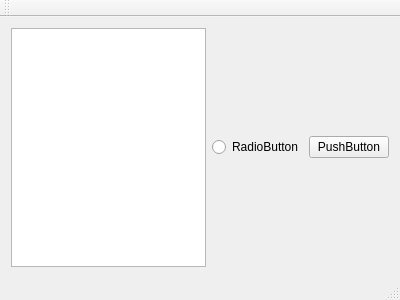
<?xml version="1.0" encoding="UTF-8"?>
<ui version="4.0">
 <class>MainWindow</class>
 <widget class="QMainWindow" name="MainWindow">
  <property name="geometry">
   <rect>
    <x>0</x>
    <y>0</y>
    <width>400</width>
    <height>300</height>
   </rect>
  </property>
  <property name="windowTitle">
   <string>MainWindow</string>
  </property>
  <widget class="QWidget" name="centralWidget">
   <layout class="QHBoxLayout" name="horizontalLayout_2">
    <item>
     <layout class="QHBoxLayout" name="horizontalLayout">
      <item>
       <widget class="QTextEdit" name="textEdit"/>
      </item>
      <item>
       <widget class="QRadioButton" name="radioButton">
        <property name="text">
         <string>RadioButton</string>
        </property>
       </widget>
      </item>
      <item>
       <widget class="QPushButton" name="pushButton">
        <property name="text">
         <string>PushButton</string>
        </property>
       </widget>
      </item>
     </layout>
    </item>
   </layout>
  </widget>
  <widget class="QMenuBar" name="menuBar">
   <property name="geometry">
    <rect>
     <x>0</x>
     <y>0</y>
     <width>400</width>
     <height>20</height>
    </rect>
   </property>
  </widget>
  <widget class="QToolBar" name="mainToolBar">
   <attribute name="toolBarArea">
    <enum>TopToolBarArea</enum>
   </attribute>
   <attribute name="toolBarBreak">
    <bool>false</bool>
   </attribute>
  </widget>
  <widget class="QStatusBar" name="statusBar"/>
 </widget>
 <layoutdefault spacing="6" margin="11"/>
 <resources/>
 <connections/>
</ui>
